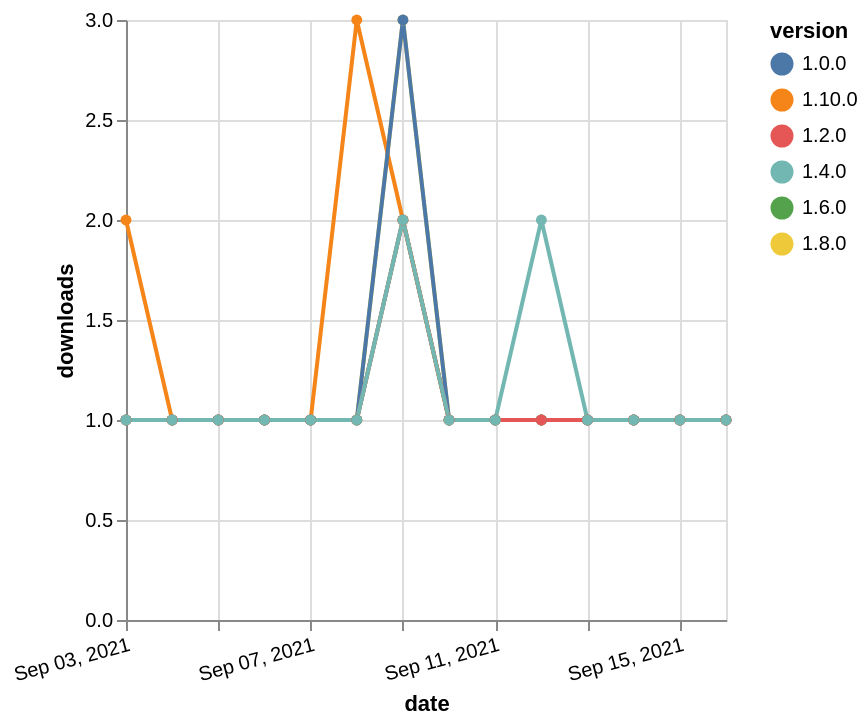

Specify this chart in Vega-Lite:
### Vega-Lite specification from a JSON file in a GitHub repository (floating-point values rounded to 4 significant figures)
{"$schema": "https://vega.github.io/schema/vega-lite/v5.json", "description": "A simple bar chart with embedded data.", "data": {"values": [{"date": "2021-09-03", "total": 153, "delta": 1, "version": "1.6.0"}, {"date": "2021-09-04", "total": 154, "delta": 1, "version": "1.6.0"}, {"date": "2021-09-05", "total": 155, "delta": 1, "version": "1.6.0"}, {"date": "2021-09-06", "total": 156, "delta": 1, "version": "1.6.0"}, {"date": "2021-09-07", "total": 157, "delta": 1, "version": "1.6.0"}, {"date": "2021-09-08", "total": 158, "delta": 1, "version": "1.6.0"}, {"date": "2021-09-09", "total": 160, "delta": 2, "version": "1.6.0"}, {"date": "2021-09-10", "total": 161, "delta": 1, "version": "1.6.0"}, {"date": "2021-09-11", "total": 162, "delta": 1, "version": "1.6.0"}, {"date": "2021-09-12", "total": 163, "delta": 1, "version": "1.6.0"}, {"date": "2021-09-13", "total": 164, "delta": 1, "version": "1.6.0"}, {"date": "2021-09-14", "total": 165, "delta": 1, "version": "1.6.0"}, {"date": "2021-09-15", "total": 166, "delta": 1, "version": "1.6.0"}, {"date": "2021-09-16", "total": 167, "delta": 1, "version": "1.6.0"}, {"date": "2021-09-03", "total": 179, "delta": 1, "version": "1.8.0"}, {"date": "2021-09-04", "total": 180, "delta": 1, "version": "1.8.0"}, {"date": "2021-09-05", "total": 181, "delta": 1, "version": "1.8.0"}, {"date": "2021-09-06", "total": 182, "delta": 1, "version": "1.8.0"}, {"date": "2021-09-07", "total": 183, "delta": 1, "version": "1.8.0"}, {"date": "2021-09-08", "total": 184, "delta": 1, "version": "1.8.0"}, {"date": "2021-09-09", "total": 187, "delta": 3, "version": "1.8.0"}, {"date": "2021-09-10", "total": 188, "delta": 1, "version": "1.8.0"}, {"date": "2021-09-11", "total": 189, "delta": 1, "version": "1.8.0"}, {"date": "2021-09-12", "total": 190, "delta": 1, "version": "1.8.0"}, {"date": "2021-09-13", "total": 191, "delta": 1, "version": "1.8.0"}, {"date": "2021-09-14", "total": 192, "delta": 1, "version": "1.8.0"}, {"date": "2021-09-15", "total": 193, "delta": 1, "version": "1.8.0"}, {"date": "2021-09-16", "total": 194, "delta": 1, "version": "1.8.0"}, {"date": "2021-09-03", "total": 123, "delta": 2, "version": "1.10.0"}, {"date": "2021-09-04", "total": 124, "delta": 1, "version": "1.10.0"}, {"date": "2021-09-05", "total": 125, "delta": 1, "version": "1.10.0"}, {"date": "2021-09-06", "total": 126, "delta": 1, "version": "1.10.0"}, {"date": "2021-09-07", "total": 127, "delta": 1, "version": "1.10.0"}, {"date": "2021-09-08", "total": 130, "delta": 3, "version": "1.10.0"}, {"date": "2021-09-09", "total": 132, "delta": 2, "version": "1.10.0"}, {"date": "2021-09-10", "total": 133, "delta": 1, "version": "1.10.0"}, {"date": "2021-09-11", "total": 134, "delta": 1, "version": "1.10.0"}, {"date": "2021-09-12", "total": 135, "delta": 1, "version": "1.10.0"}, {"date": "2021-09-13", "total": 136, "delta": 1, "version": "1.10.0"}, {"date": "2021-09-14", "total": 137, "delta": 1, "version": "1.10.0"}, {"date": "2021-09-15", "total": 138, "delta": 1, "version": "1.10.0"}, {"date": "2021-09-16", "total": 139, "delta": 1, "version": "1.10.0"}, {"date": "2021-09-03", "total": 391, "delta": 1, "version": "1.0.0"}, {"date": "2021-09-04", "total": 392, "delta": 1, "version": "1.0.0"}, {"date": "2021-09-05", "total": 393, "delta": 1, "version": "1.0.0"}, {"date": "2021-09-06", "total": 394, "delta": 1, "version": "1.0.0"}, {"date": "2021-09-07", "total": 395, "delta": 1, "version": "1.0.0"}, {"date": "2021-09-08", "total": 396, "delta": 1, "version": "1.0.0"}, {"date": "2021-09-09", "total": 399, "delta": 3, "version": "1.0.0"}, {"date": "2021-09-10", "total": 400, "delta": 1, "version": "1.0.0"}, {"date": "2021-09-11", "total": 401, "delta": 1, "version": "1.0.0"}, {"date": "2021-09-12", "total": 402, "delta": 1, "version": "1.0.0"}, {"date": "2021-09-13", "total": 403, "delta": 1, "version": "1.0.0"}, {"date": "2021-09-14", "total": 404, "delta": 1, "version": "1.0.0"}, {"date": "2021-09-15", "total": 405, "delta": 1, "version": "1.0.0"}, {"date": "2021-09-16", "total": 406, "delta": 1, "version": "1.0.0"}, {"date": "2021-09-03", "total": 198, "delta": 1, "version": "1.2.0"}, {"date": "2021-09-04", "total": 199, "delta": 1, "version": "1.2.0"}, {"date": "2021-09-05", "total": 200, "delta": 1, "version": "1.2.0"}, {"date": "2021-09-06", "total": 201, "delta": 1, "version": "1.2.0"}, {"date": "2021-09-07", "total": 202, "delta": 1, "version": "1.2.0"}, {"date": "2021-09-08", "total": 203, "delta": 1, "version": "1.2.0"}, {"date": "2021-09-09", "total": 205, "delta": 2, "version": "1.2.0"}, {"date": "2021-09-10", "total": 206, "delta": 1, "version": "1.2.0"}, {"date": "2021-09-11", "total": 207, "delta": 1, "version": "1.2.0"}, {"date": "2021-09-12", "total": 208, "delta": 1, "version": "1.2.0"}, {"date": "2021-09-13", "total": 209, "delta": 1, "version": "1.2.0"}, {"date": "2021-09-14", "total": 210, "delta": 1, "version": "1.2.0"}, {"date": "2021-09-15", "total": 211, "delta": 1, "version": "1.2.0"}, {"date": "2021-09-16", "total": 212, "delta": 1, "version": "1.2.0"}, {"date": "2021-09-03", "total": 188, "delta": 1, "version": "1.4.0"}, {"date": "2021-09-04", "total": 189, "delta": 1, "version": "1.4.0"}, {"date": "2021-09-05", "total": 190, "delta": 1, "version": "1.4.0"}, {"date": "2021-09-06", "total": 191, "delta": 1, "version": "1.4.0"}, {"date": "2021-09-07", "total": 192, "delta": 1, "version": "1.4.0"}, {"date": "2021-09-08", "total": 193, "delta": 1, "version": "1.4.0"}, {"date": "2021-09-09", "total": 195, "delta": 2, "version": "1.4.0"}, {"date": "2021-09-10", "total": 196, "delta": 1, "version": "1.4.0"}, {"date": "2021-09-11", "total": 197, "delta": 1, "version": "1.4.0"}, {"date": "2021-09-12", "total": 199, "delta": 2, "version": "1.4.0"}, {"date": "2021-09-13", "total": 200, "delta": 1, "version": "1.4.0"}, {"date": "2021-09-14", "total": 201, "delta": 1, "version": "1.4.0"}, {"date": "2021-09-15", "total": 202, "delta": 1, "version": "1.4.0"}, {"date": "2021-09-16", "total": 203, "delta": 1, "version": "1.4.0"}]}, "width": "container", "mark": {"type": "line", "point": {"filled": true}}, "encoding": {"x": {"field": "date", "type": "temporal", "timeUnit": "yearmonthdate", "title": "date", "axis": {"labelAngle": -15}}, "y": {"field": "delta", "type": "quantitative", "title": "downloads"}, "color": {"field": "version", "type": "nominal"}, "tooltip": {"field": "delta"}}}
